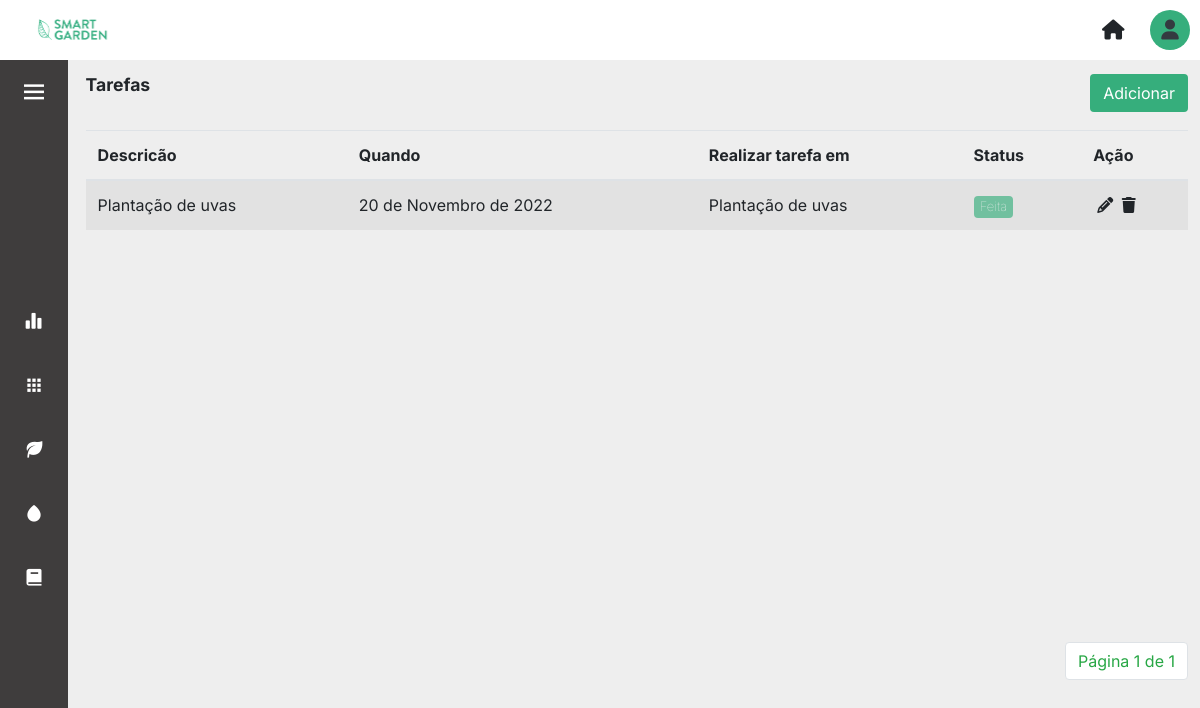
Page /tarefas/ (signed in) on the earlier database version.
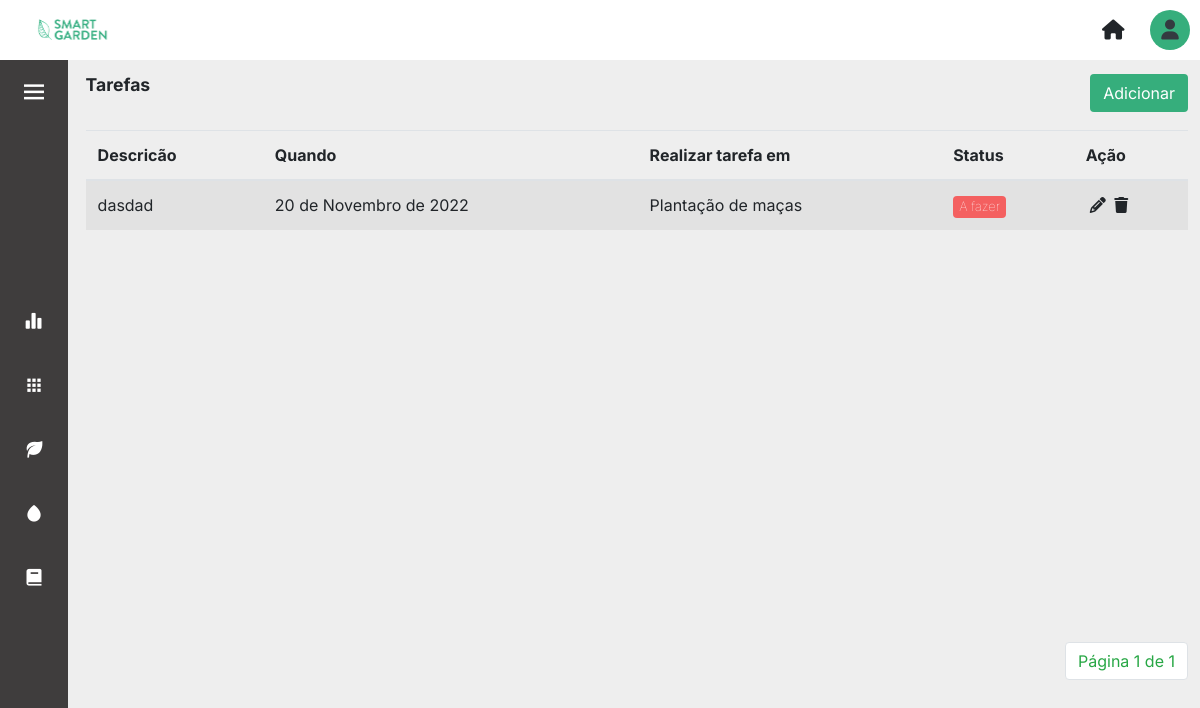
Same page on the later database version.
### core/models.py (models this page shows, shortened)
class Tarefa(models.Model):
    descricao = models.CharField(max_length=100)
    data = models.DateField(default=datetime.today)
    tipoTarefa = models.TextField(choices=Tipos_Tarefa.choices, max_length=20, null=True, default=0)
    areacultivo = models.ForeignKey(AreaCultivo, on_delete=models.CASCADE, null=True, blank=True)
    plantacao = models.ForeignKey(Plantacao, on_delete=models.CASCADE, null=True, blank=True)
    concluida = models.BooleanField(blank=False, null=False, default=False)

class Plantacao(models.Model):
    descricao = models.CharField(max_length=100)
    qntDiasColheita = models.IntegerField(null=True)
    qntPlantada = models.IntegerField(null=True)
    qntColhida = models.IntegerField(null=True, blank=True, default=0)
    dtPlantio = models.DateField(default=datetime.today)
    categoria = models.TextField(choices=Tipos_Categorias.choices, max_length=20, null=True, default=0)
    areacultivo = models.ForeignKey(AreaCultivo, on_delete=models.CASCADE, null=True)
    colhida = models.BooleanField(null=False, default=False)
    def __str__(self):
        return self.descricao

### core/views.py (the view)
# urls.py: path('tarefas/' ,views.tarefas, name='tarefas'),
def tarefas(request):
    tarefas = Tarefa.objects.all()
    paginator = Paginator(tarefas, 6)
    page = request.GET.get('page')
    tarefas = paginator.get_page(page)
    contexto = {
        'tarefas': tarefas
    }
    return render(request, 'tarefas.html', contexto)

### templates/tarefas.html (shortened to what this page needs)
{% extends 'layout.html' %} {% load static %} {% block content %}
<div>
    <div class="d-flex align-items-center justify-content-between mb-3">
		<p class="title-page">Tarefas</p>
		<a href="{% url 'cadastrar_tarefas' %}"><button type="button" class="btn btn_salvar">Adicionar</button></a>
	</div>
<div class="table-content">
    <table class="table table-striped table-hover mt-3">
        <thead class="border-botton border-secondary">
            <tr class>
                <th scope="col">Descricão</th>
                <th scope="col">Quando</th>
                <th scope="col">Realizar tarefa em</th>
                <th scope="col">Status</th>
                <th scope="col"></i>Ação</th>
            </tr>
        </thead>
        <tbody>
            {% for tarefa in tarefas %}
            <tr>
                <td>{{tarefa.descricao}}</td>
                <td>{{tarefa.data}}</td>
                {% if tarefa.tipoTarefa == 'PLANTACAO'%}
                <td>{{tarefa.plantacao}}</td>
                {% elif tarefa.tipoTarefa == 'AREA'%}
                <td>{{tarefa.areacultivo}}</td>
                {%else%}
                <td> - </td>
                {%endif%}
                <td>{% if tarefa.concluida == 0 %}
                    <a href="{% url 'update_tarefa_concluida' tarefa.id %}"><button class="badge btn btn-sm btn_tables btn_red"> A fazer </button></a>
                    {% else %}
                    <button class="badge btn btn-sm btn_tables btn_green disabled"> Feita</button>
                    {% endif %}
                </td>
                <td>
                    <a href="{% url 'update_tarefas' tarefa.id %}" class="m-1">
                        <i class="fa-solid fa-pencil text-black"></i>
                    </a>
                    <a href="{% url 'delete_tarefas' tarefa.id %}">
                            <i class="fa-sharp fa-solid fa-trash text-black"></i>
                    </a>
                </td>
            </tr>
            {% endfor %}
        </tbody>
    </table>
</div>
    <div class="container_pagination">
		<nav aria-label="Page-navigation">
			<ul class="pagination">
			<li class="page-item"><a class="page-link text-success" href="#">Página {{tarefas.number}} de {{tarefas.paginator.num_pages}}</a></li>
			</ul>
		</nav>
	</div>
</div>
{% endblock %}

Differences in the rows shown:
removed Tarefa: descricao "Plantação de uvas", data "20 de Novembro de 2022", plantacao "Plantação de uvas", concluida "Feita"
added Tarefa: descricao "dasdad", data "20 de Novembro de 2022", plantacao "Plantação de maças", concluida "A fazer"
